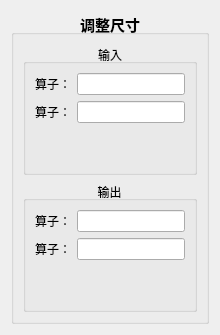
        <widget class="QWidget" name="page">
         <layout class="QVBoxLayout" name="verticalLayout_2" stretch="0">
          <item>
           <widget class="QGroupBox" name="groupBox_13">
            <property name="font">
             <font>
              <pointsize>11</pointsize>
              <bold>true</bold>
             </font>
            </property>
            <property name="autoFillBackground">
             <bool>true</bool>
            </property>
            <property name="title">
             <string>调整尺寸</string>
            </property>
            <property name="alignment">
             <set>Qt::AlignCenter</set>
            </property>
            <layout class="QVBoxLayout" name="verticalLayout_22">
             <item>
              <widget class="QGroupBox" name="groupBox">
               <property name="font">
                <font>
                 <pointsize>9</pointsize>
                 <bold>false</bold>
                </font>
               </property>
               <property name="title">
                <string>输入</string>
               </property>
               <property name="alignment">
                <set>Qt::AlignCenter</set>
               </property>
               <layout class="QVBoxLayout" name="verticalLayout_4">
                <item>
                 <layout class="QVBoxLayout" name="verticalLayout_3">
                  <item>
                   <layout class="QHBoxLayout" name="horizontalLayout_3">
                    <item>
                     <widget class="QLabel" name="label_2">
                      <property name="text">
                       <string>算子：</string>
                      </property>
                     </widget>
                    </item>
                    <item>
                     <widget class="QLineEdit" name="lineEdit_2"/>
                    </item>
                   </layout>
                  </item>
                  <item>
                   <layout class="QHBoxLayout" name="horizontalLayout_4">
                    <item>
                     <widget class="QLabel" name="label_3">
                      <property name="text">
                       <string>算子：</string>
                      </property>
                     </widget>
                    </item>
                    <item>
                     <widget class="QLineEdit" name="lineEdit_3"/>
                    </item>
                   </layout>
                  </item>
                 </layout>
                </item>
                <item>
                 <spacer name="verticalSpacer_2">
                  <property name="orientation">
                   <enum>Qt::Vertical</enum>
                  </property>
                  <property name="sizeHint" stdset="0">
                   <size>
                    <width>20</width>
                    <height>40</height>
                   </size>
                  </property>
                 </spacer>
                </item>
               </layout>
              </widget>
             </item>
             <item>
              <widget class="QGroupBox" name="groupBox_2">
               <property name="font">
                <font>
                 <pointsize>9</pointsize>
                 <bold>false</bold>
                </font>
               </property>
               <property name="title">
                <string>输出</string>
               </property>
               <property name="alignment">
                <set>Qt::AlignCenter</set>
               </property>
               <layout class="QVBoxLayout" name="verticalLayout_6">
                <item>
                 <layout class="QVBoxLayout" name="verticalLayout_5">
                  <item>
                   <layout class="QHBoxLayout" name="horizontalLayout_5">
                    <item>
                     <widget class="QLabel" name="label_4">
                      <property name="text">
                       <string>算子：</string>
                      </property>
                     </widget>
                    </item>
                    <item>
                     <widget class="QLineEdit" name="lineEdit_4"/>
                    </item>
                   </layout>
                  </item>
                  <item>
                   <layout class="QHBoxLayout" name="horizontalLayout_6">
                    <item>
                     <widget class="QLabel" name="label_5">
                      <property name="text">
                       <string>算子：</string>
                      </property>
                     </widget>
                    </item>
                    <item>
                     <widget class="QLineEdit" name="lineEdit_5"/>
                    </item>
                   </layout>
                  </item>
                 </layout>
                </item>
                <item>
                 <spacer name="verticalSpacer">
                  <property name="orientation">
                   <enum>Qt::Vertical</enum>
                  </property>
                  <property name="sizeHint" stdset="0">
                   <size>
                    <width>20</width>
                    <height>40</height>
                   </size>
                  </property>
                 </spacer>
                </item>
               </layout>
              </widget>
             </item>
            </layout>
           </widget>
          </item>
         </layout>
        </widget>
